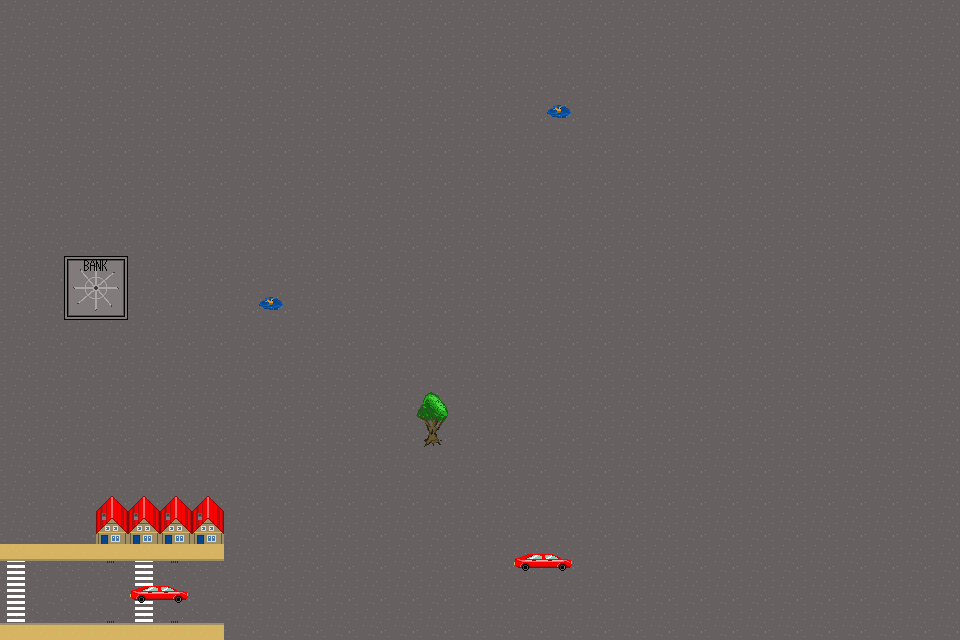

A level layout from a 2D game, rendered from its tile map. Below: a short description, then the map file with tile-grid data replaced by summaries:
An orthogonal 30x20 tile map with 32x32 px tiles, 3 tile layers (Road, Obstacles, Above).

<map version="1.2" tiledversion="1.2.1" orientation="orthogonal" renderorder="right-down" width="30" height="20" tilewidth="32" tileheight="32" infinite="0" nextlayerid="4" nextobjectid="1">
 <tileset firstgid="1" name="MarcTileset1" tilewidth="32" tileheight="32" tilecount="182" columns="13">
  <image source="MarcTileset1.png" width="416" height="448" />
 </tileset>
 <layer id="1" name="Road" width="30" height="20">
  <data>[600 cells, 600 non-empty, 8 distinct tile ids]</data>
 </layer>
 <layer id="2" name="Obstacles" width="30" height="20">
  <data>[600 cells, 13 non-empty, 7 distinct tile ids]</data>
 </layer>
 <layer id="3" name="Above" width="30" height="20">
  <data>[600 cells, 7 non-empty, 4 distinct tile ids]</data>
 </layer>
</map>
